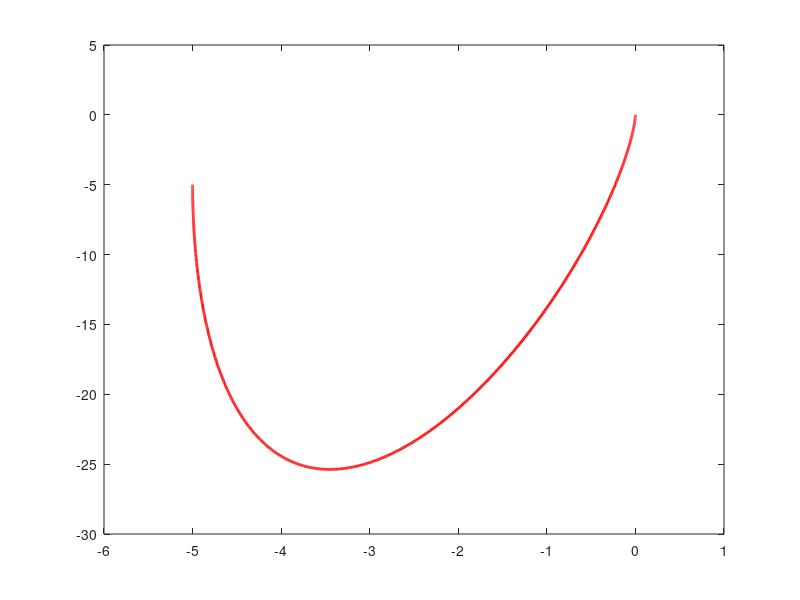

Write the MATLAB code that produced this figure. (Note: this script raises an error after producing the figure.)
function A = quad_traj_track()
% EN.530.678: HW#4 sample
% 1) compute a reference path using a polynomial in flat output space
% 2) track the path using backstepping
%
% M. Kobilarov, Spring 2014


% boundary conditions in state space
x0 = [-5; -5; 0; 0; 0; 0];
xf = [0; 0; 0; 0; 0; 0];
T = 10;

%%%%%%%%% TRAJECTORY GENERATION %%%%%%%%%%%%%

% norm of initial and final velocity along desired path
% it determines how much the curves will bend
% and can be freely chosen

% quadrotor parameters
S.m = 0.2;
S.J = 0.15;
S.u1 = 1;
S.u1dot = 1;
S.u1ddot = 1;
S.u2 = 1;

% boundary conditions in flat output space 
y0 = uni_h(x0);
yf = uni_h(xf);
dy0 = x0(4:5);
dyf = xf(4:5);
d2y0 = (1/S.m)*Rot(x0(3))*[0; S.u1] + [0; -9.81];
d2yf = (1/S.m)*Rot(xf(3))*[0; S.u1] + [0; -9.81];
% d3y0 = (1/S.m)*Rot(x0(3))*[-S.u1*x0(6); S.u1dot];
% d3yf = (1/S.m)*Rot(xf(3))*[-S.u1*xf(6); S.u1dot];
% d4y0 = (1/S.m)*Rot(x0(3))*[-2*S.u1dot*x0(6); S.u1*x0(6)^2] + (1/S.m)*Rot(x0(3))*[-S.u1*S.u2/S.J; S.u1ddot];
% d4yf = (1/S.m)*Rot(xf(3))*[-2*S.u1dot*xf(6); S.u1*xf(6)^2] + (1/S.m)*Rot(xf(3))*[-S.u1*S.u2/S.J; S.u1ddot];

% compute path coefficients
% A = poly3_coeff(y0, dy0, d2y0, d3y0, d4y0, yf, dyf, d2yf, d3yf, d4yf, T);
A = poly3_coeff(y0, dy0, d2y0, yf, dyf, d2yf, T);

% A = randn(2,7);

% plot desired path
X = A*poly3(0:.01:T);
plot(X(1,:), X(2,:), '-r', 'LineWidth', 2)
hold on


%%%%%%%%% TRAJECTORY TRACKING %%%%%%%%%%%%%
S.A = A;

% gains
S.k0 = 0.33; S.k1 = 1.667; S.k2 = 120; S.k3 = 3;

% perturb initial condition
x = x0 ;

% augmented state with dynamic compensator, i.e xi=u1
xa = [x; S.u1; S.u1dot];

% simulate system
[ts, xas] = ode45(@uni_ode, [0 T], xa, [], S);

% visualize
plot(xas(:,1), xas(:,2), '-b');
legend('desired', 'executed')
title('Trajectory of car')
xlabel('x1'); ylabel('x2');
hold off

% figure(2);
% plot(ts, xas(:,1))
% hold on
% plot(ts, xas(:,2))
% plot(ts, xas(:,3))
% legend('x', 'y', 'yaw')

end
%%%%%%%%%%%%%%%%%%%%%%%%%%%%%%%%%%%%%%%%%%%%


% function A = poly3_coeff(y0, dy0, d2y0, d3y0, d4y0, yf, dyf, d2yf, d3yf, d4yf, T)
% % computes cubic curve connecting (y0,dy0) and (yf, dyf) at time T
% 
% Y = [y0, dy0, d2y0, d3y0, d4y0, yf, dyf, d2yf, d3yf, d4yf];
% L = [poly3(0), dpoly3(0), d2poly3(0), d3poly3(0), d4poly3(0) ...
%      poly3(T), dpoly3(T), d2poly3(T), d3poly3(T), d4poly3(T)];
% A = Y/L;
% end

function A = poly3_coeff(y0, dy0, d2y0, yf, dyf, d2yf, T)
% computes cubic curve connecting (y0,dy0) and (yf, dyf) at time T

Y = [y0, dy0, d2y0, yf, dyf, d2yf];
L = [poly3(0), dpoly3(0), d2poly3(0) ...
     poly3(T), dpoly3(T), d2poly3(T)];
A = Y/L;
end

%%%%%%%%%%%%%%%%%%%%%%%%%%%%%%%%%%%%%%%%%%%%%%%%

function y = uni_h(x)
% output function
    y = x(1:2);
end

function f = poly3(t)
    f = [t.^6; t.^5; t.^4; t.^3; t.^2; t; ones(size(t))];
end

function f = dpoly3(t)
    f = [6*t.^5; 5*t.^4; 4*t.^3; 3*t.^2; 2*t; ones(size(t)); zeros(size(t))];
end

function f = d2poly3(t)
    f = [30*t.^4; 20*t.^3; 12*t.^2; 6*t; 2; zeros(size(t)); zeros(size(t))];
end

function f = d3poly3(t)
    f = [120*t.^3; 60*t.^2; 24*t; 6; zeros(size(t)); zeros(size(t)); zeros(size(t))];
end

function f = d4poly3(t)
    f = [360*t.^2; 120*t; 24; zeros(size(t)); zeros(size(t)); zeros(size(t)); zeros(size(t))];
end

% function f = poly3(t)
%     f = [t.^10; t.^9; t.^8; t.^7; t.^6; t.^5; t.^4; t.^3; t.^2; t; ones(size(t))];
% end
% 
% function f = dpoly3(t)
%     f = [10*t.^9; 9*t.^8; 8*t.^7; 7*t.^6; 6*t.^5; 5*t.^4; 4*t.^3; 3*t.^2; 2*t; ones(size(t)); zeros(size(t))];
% end
% 
% function f = d2poly3(t)
%     f = [90*t.^8; 72*t.^7; 56*t.^6; 42*t.^5; 30*t.^4; 20*t.^3; 12*t.^2; 6*t; 2; zeros(size(t)); zeros(size(t))];
% end
% 
% function f = d3poly3(t)
%     f = [720*t.^7; 504*t.^6; 336*t.^5; 210*t.^4; 120*t.^3; 60*t.^2; 24*t; 6; zeros(size(t)); zeros(size(t)); zeros(size(t))];
% end
% 
% function f = d4poly3(t)
%     f = [5040*t.^6; 3024*t.^5; 1680*t.^4; 840*t.^3; 360*t.^2; 120*t; 24; zeros(size(t)); zeros(size(t)); zeros(size(t)); zeros(size(t))];
% end

%%%%%%%%%%%%%%%%%%%%%%%%%%%%%%%%%%%%%%%%%%%%%%%%%

function Ua = uni_ctrl(t, xa, S)
% tracking control law
R = Rot(xa(3));

% get desired outputs:
yd = S.A*poly3(t);
dyd = S.A*dpoly3(t);
d2yd = S.A*d2poly3(t);
d3yd = S.A*d3poly3(t);
d4yd = S.A*d4poly3(t);

% get current output and calculate error terms
y = uni_h(xa);
dy = xa(4:5);
d2y = (1/S.m)*R*[0; xa(end-1)] + [0; -9.81];
d3y = R*[-xa(end-1)*xa(6); xa(end)];

% errors
e = y - yd;
de = dy - dyd;
d2e = d2y - d2yd;
d3e = d3y - d3yd;

% z-state
B = zeros(8,8);
B(1:2,3:4) = eye(2);
B(3:4,5:6) = eye(2);
B(5:6,7:8) = eye(2);
B(7:8,:) = [-S.k0*eye(2), -S.k1*eye(2), -S.k2*eye(2), -S.k3*eye(2)];
z = B*[e; de; d2e; d3e];

%virtual input
v = d4yd - S.k3*d3e - S.k2*d2e - S.k1*de - S.k0*e;

Ua = [-S.J/xa(end-1), 0; 0, 1]*(S.m*R'*v - [-2*xa(end)*xa(6); -xa(end-1)*xa(6)^2]);

% This Ua that this function returns is [u2; u1ddot]

end

%%%%%%%%%%%%%%%%%%%%%%%%%%%%%%%%%%%%%%%%%%%%%%

function R = Rot(a)

R = [cos(a), -sin(a);
     sin(a), cos(a)];
end

function dxa = uni_ode(t, xa, S)
% state = [x y yaw xDot yDot yawDot u1 u1Dot]
% [u1; u1Dot] is the dynamic compensator

% quadrotor ODE
Ua = uni_ctrl(t, xa, S);
R = Rot(xa(3));

u2 = Ua(1);
u1dDot = Ua(2);

%noise added below
% ua = ua + 0.8*randn(2,1);


% dxa = [cos(xa(3))*x4;
%        sin(xa(3))*x4;
%        tan(u1)*x4/S.L;
%        u2];

dxa = [xa(4:6);
       (1/S.m)*R*[0; xa(end-1)] + [0; -9.81];
       u2/S.J;
       xa(end);
       u1dDot];

end
%%%%%%%%%%%%%%%%%%%%%%%%%%%%%%%%%%%%%%%%%%%%%%
